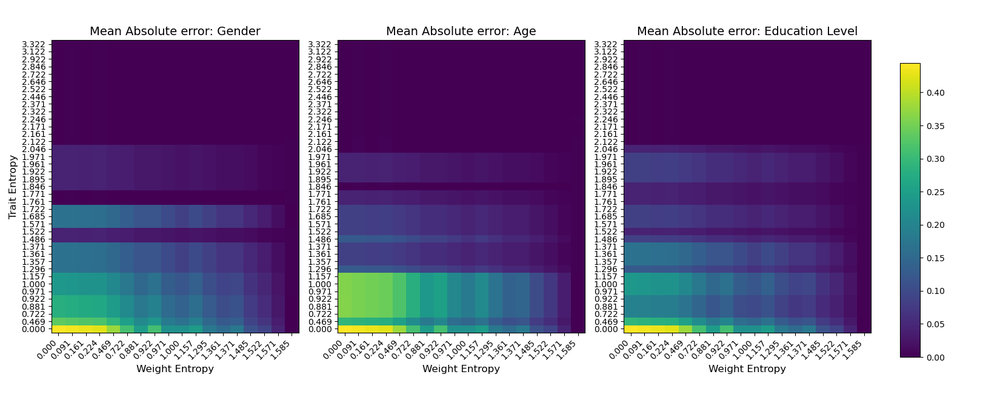
#> input picture WellConnect/homophily_f_deterministic_experiment_mean.png, 1000 x 420 px, shrunk from 1650 x 693 before the run
$ python combine_figs.py
#> lines starting #> are read from the running program, lines starting #| are printed output that depends on the picture
import matplotlib.pyplot as plt
import matplotlib.image as mpimg

# Load the saved plot images
img1 = mpimg.imread("homophily_f_deterministic_experiment_mean.png")
#> img1 is the input picture: shape (420, 1000, 4) float32; mean R, G, B, A 0.58, 0.529, 0.659, 1
img2 = mpimg.imread("homophily_f_deterministic_experiment_std.png")
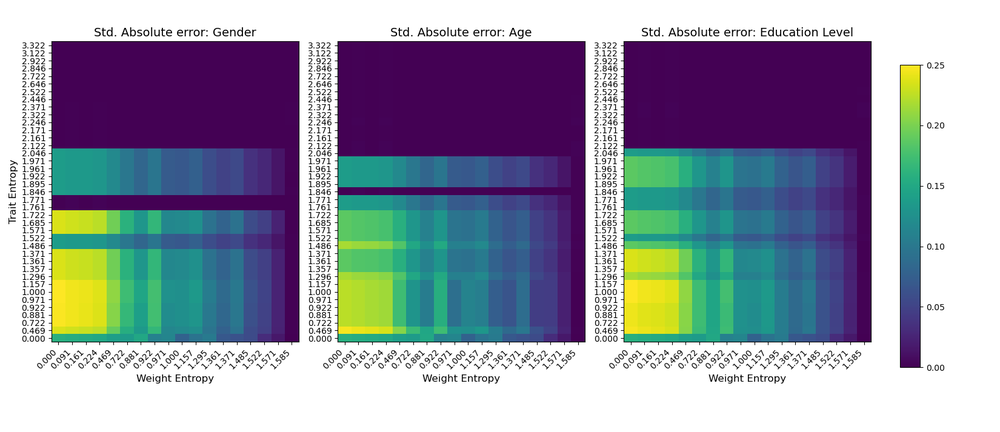
#> input picture WellConnect/homophily_f_deterministic_experiment_std.png, 1000 x 432 px, shrunk from 1650 x 713 before the run
#> img2 is the input picture: shape (432, 1000, 4) float32; mean R, G, B, A 0.587, 0.603, 0.662, 1

fig, (ax1, ax2) = plt.subplots(2, 1, figsize=(8, 10))

ax1.imshow(img1)
ax1.axis("off")  # hide axes for image
ax2.imshow(img2)
ax2.axis("off")

fig.suptitle("Combined Imported Plots", fontsize=16)
plt.tight_layout(rect=[0, 0, 1, 0.95])
plt.show()
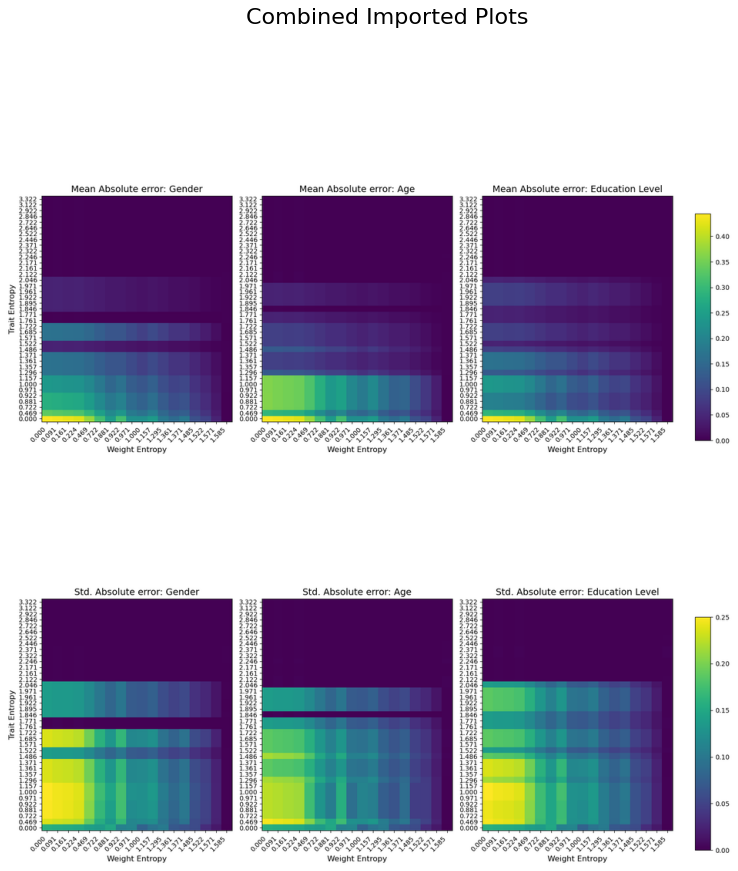
#> figure drawn by matplotlib, 2 panels
